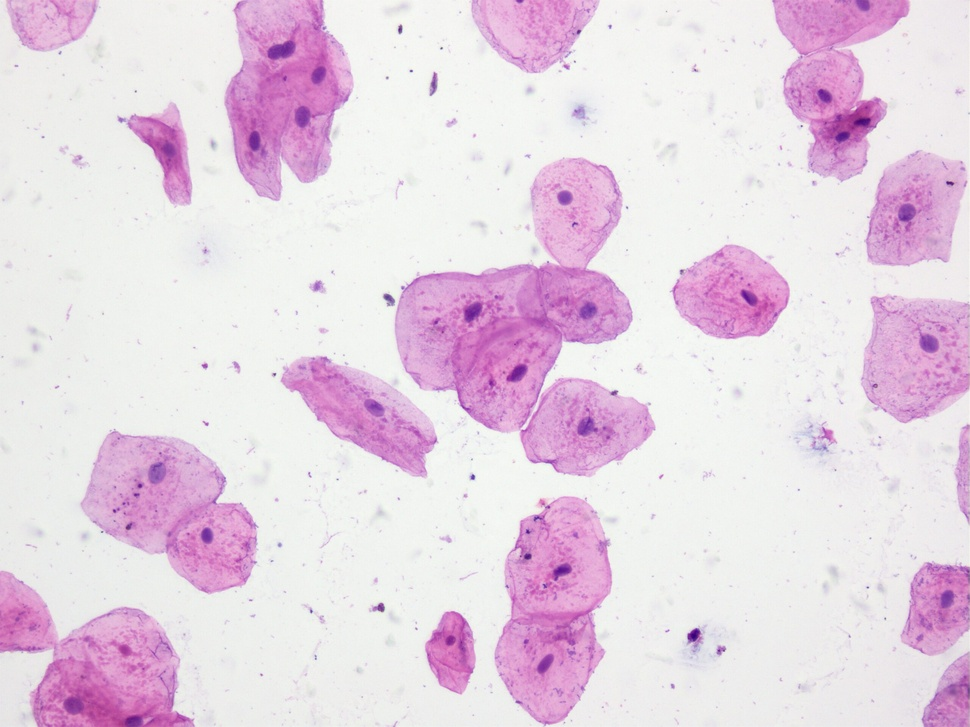
#> input picture Praktikum6/cell.jpg, 970 x 727 px, shrunk from 2560 x 1920 before the run, found by its file name
$ jupyter execute l7.ipynb
#> lines starting #> are read from the running program, lines starting #| are printed output that depends on the picture; after the words box and inside, x2 and y2 are one past the last pixel; in counts of white or black regions, pixels touching at a corner belong together
# Laboratory Day 7: Segmentation

## 1. Threshold-based Method
**Exercise 1.1 (10 points)**: Implement Otsu's method. Suggested steps:
- For gray values in range of [0, 255]. Compute L as the total number of possible gray values.
- Select $k=1, ..., L$, compute $\sigma_B^2(k)$, which is shown in the lecture
- Select the $k^*$ such that $\sigma_B^2(k^*)$ is a global maximum.

[cell 1]
#!pip install scikit-image
import numpy as np
import matplotlib.pyplot as plt
import cv2
from skimage.segmentation import slic, mark_boundaries

[cell 2]
def otsu_method(image:np.array)-> int:
  pixels = image.flatten()

  # calculating color posibilities and sum them up
  hist, bins = np.histogram(pixels, bins=256, range=[0,256])
  hist_norm = hist / hist.sum()
  total_pixels = pixels.size

  # calculating mean of intensity over the whole image
  total_mean = np.sum(np.arange(256) * hist_norm)

  # setting base
  max_sigma_b_squared = 0
  optimal_threshold = 0
  sum_background = 0
  count_background = 0

  for k in range(256):

    count_background += hist[k]
    sum_background += k * hist[k]

    if count_background == 0 or count_background == total_pixels:
      continue

    # weight background classes
    w_b = count_background / total_pixels
    # weight forderground pixels
    w_f = (total_pixels - count_background) / total_pixels
    # medium value background class
    mu_b = sum_background / count_background
    # medium intensity of forground
    mu_f = (total_mean * total_pixels - sum_background) / (total_pixels - count_background)
    # inter class varianz
    sigma_b_squared = w_b * w_f * ((mu_b - mu_f) ** 2)

    # caltculating optimal treshold for inter clases variance
    if sigma_b_squared > max_sigma_b_squared:
      max_sigma_b_squared = sigma_b_squared
      optimal_threshold = k
  return optimal_threshold

**Exercise 1.2 (5 points)**
- Apply the implemented Otsu's method to image "cell.jpg".
- Visualize the foreground and background after the separation.

[cell 3]
import cv2

# Load the image
image_path = '/content/cell.jpg'
image = cv2.imread(image_path, cv2.IMREAD_GRAYSCALE)
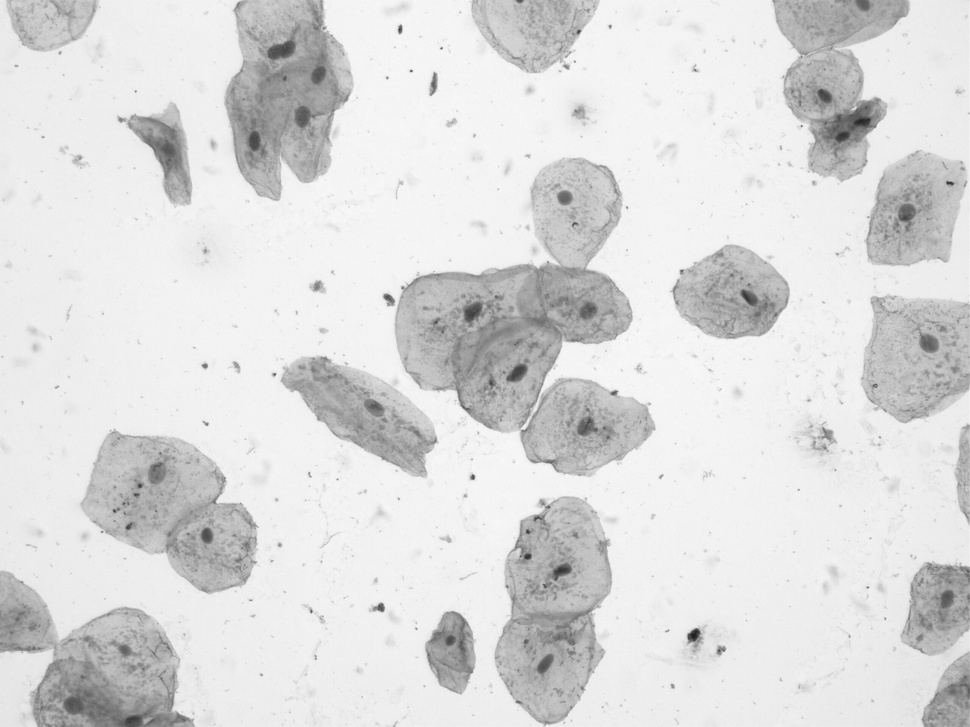
#> image: shape (727, 970); min 29, max 251, mean 220.1


# Apply Otsu's method
optimal_threshold = otsu_method(image)
#> in otsu_method, `hist, bins = np.histogram(pixels, bins=256, range=[0,256])`: hist = 256 values, max 49477 at index 243, min 0 at index 0, mean 2754.6; bins = 257 values from 0 to 256
#> in otsu_method, `hist_norm = hist / hist.sum()`: hist_norm = 256 values, max 0.0702 at index 243, min 0 at index 0, mean 0.00391
#> in otsu_method, `total_mean = np.sum(np.arange(256) * hist_norm)`: total_mean = 220.1
#> the loop in otsu_method, `for k in range(256): ` made 256 passes
#> (count_background, sum_background, w_b, w_f, mu_b, mu_f, sigma_b_squared, max_sigma_b_squared) on passes 30, 31, 32, 33, 35, 36, 37, 38, 39, 40, 41, 43: (1, 29, 1.42e-06, 1, 29, 220.1, 0.0518, 0.0518), (2, 59, 2.84e-06, 1, 29.5, 220.1, 0.103, 0.103), (5, 152, 7.09e-06, 1, 30.4, 220.1, 0.255, 0.255), (6, 184, 8.51e-06, 1, 30.67, 220.1, 0.305, 0.305), (9, 286, 1.28e-05, 1, 31.78, 220.1, 0.453, 0.453), (10, 321, 1.42e-05, 1, 32.1, 220.1, 0.501, 0.501), (12, 393, 1.7e-05, 1, 32.75, 220.1, 0.598, 0.598), (15, 504, 2.13e-05, 1, 33.6, 220.1, 0.74, 0.74), (18, 618, 2.55e-05, 1, 34.33, 220.1, 0.881, 0.881), (22, 774, 3.12e-05, 1, 35.18, 220.1, 1.07, 1.07), (28, 1014, 3.97e-05, 1, 36.21, 220.1, 1.34, 1.34), (30, 1098, 4.25e-05, 1, 36.6, 220.1, 1.43, 1.43)
#> (count_background, sum_background) on passes 1 to 6: (0, 0), (0, 0), (0, 0), (0, 0), (0, 0), (0, 0)
#> after the loop in otsu_method, `for k in range(256):`: count_background = 705190; max_sigma_b_squared = 907.1; optimal_threshold = 204; sum_background = 155238006
#> optimal_threshold = 204
print(f"Optimal threshold found by Otsu's method: {optimal_threshold}")
#| Optimal threshold found by Otsu's method: 204

# Create binary image
binary_image = (image > optimal_threshold).astype(np.uint8) * 255
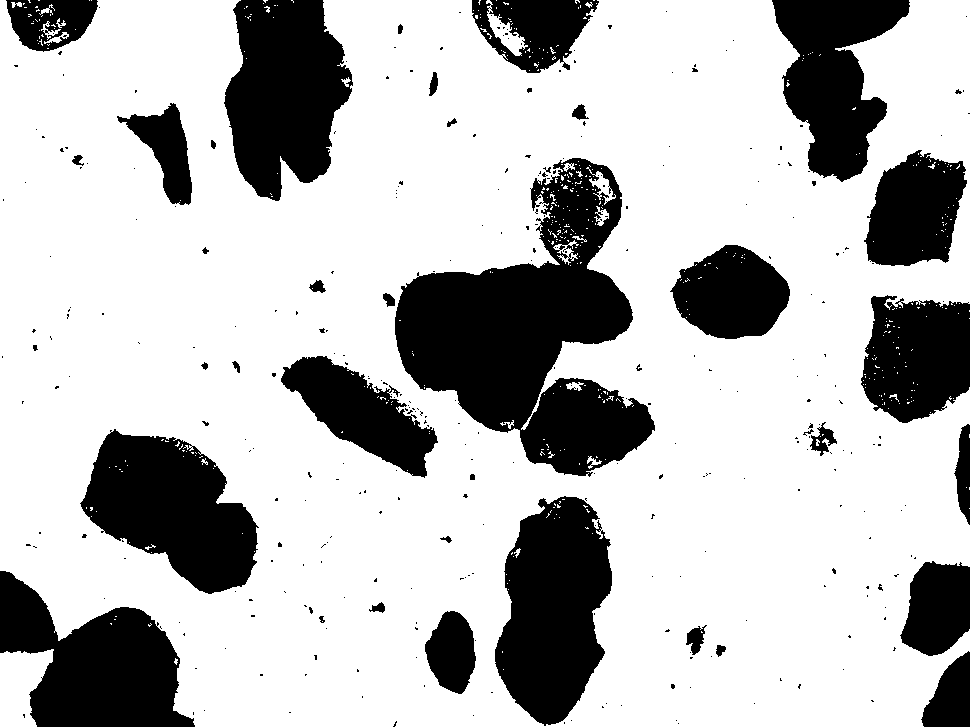
#> binary_image: shape (727, 970); 73.1% white; 343 black regions (302 under 20 px), largest, box (x1, y1, x2, y2) and area: (395, 158, 655, 477) 40239, (495, 496, 612, 726) 18914, (224, 0, 353, 201) 18338

# Visualize the results
plt.figure(figsize=(15, 5))

plt.subplot(1, 3, 1)
plt.imshow(image, cmap='gray')
plt.title('Original Image')
plt.axis('off')

plt.subplot(1, 3, 2)
plt.imshow(binary_image, cmap='gray')
plt.title(f'Thresholded Image (Threshold: {optimal_threshold})')
plt.axis('off')

plt.subplot(1, 3, 3)
# Display foreground (white) and background (black)
foreground = np.where(image > optimal_threshold, image, 0)
background = np.where(image <= optimal_threshold, image, 0)
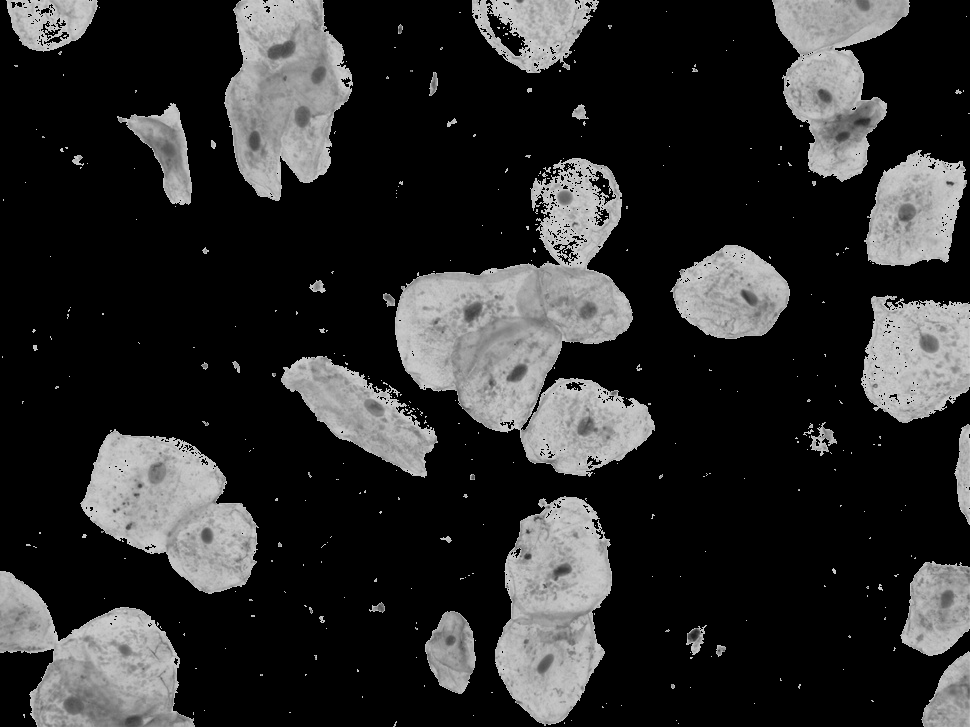
#> background: shape (727, 970); min 0, max 204, mean 45.9


plt.imshow(foreground, cmap='gray')
plt.title('Foreground (pixels > threshold)')
plt.axis('off')

plt.tight_layout()
plt.show()

# 2. K-Means Clustering

**Exercise 2.1 (10 points)**
Implement k-means algorithm by yourself. Denote $x \in \mathbb{R}^{N \times D}$ as a given data set, where $N$ is the total number of points and $D$ is the number of features. Denote $K$ as a given integer for $K$-means clustering, $K\geq 2$. Denote $\mu \in \mathbb{R}^{K \times D}$ as initial values of central points of each clusters.

Implement the function

     my_k_means(x: np.ndarray, K: int, mu: np.ndarray, maxIteration: int),

which return a np.ndarray with length $N$ containing the cluster index of each point.

K-Means algorithm takes the following steps:
- Step 1: Update clustering assignment of each data point
- Step 2: Update $\mu$
- Step 3: Go to step 1, if stop condition is not fulfilled

[cell 4]
def my_k_means(x: np.ndarray, K: int, mu: np.ndarray, maxIteration: int):
    N, D = x.shape
    # Ensure initial centroids have the correct shape (K, D)
    if mu.shape != (K, D):
        raise ValueError(f"Initial centroids mu must have shape ({K}, {D}), but got {mu.shape}")

    # Initialize cluster
    cluster_assignments = np.zeros(N, dtype=int)

    for iteration in range(maxIteration):

        new_cluster_assignments = np.zeros(N, dtype=int)
        for i in range(N):
            distances = np.linalg.norm(x[i] - mu, axis=1)
            new_cluster_assignments[i] = np.argmin(distances)

        # Check for convergence
        if np.array_equal(new_cluster_assignments, cluster_assignments):
            print(f"K-means converged after {iteration + 1} iterations.")
            break

        cluster_assignments = new_cluster_assignments

        # Update mu
        for k in range(K):
            points_in_cluster = x[cluster_assignments == k]
            if len(points_in_cluster) > 0:
                mu[k] = np.mean(points_in_cluster, axis=0)


    return cluster_assignments

**Exercise 2.2 (5 points)**
- Choose $K =2$,  $\mu_0 = [[100, 100, 100], [200, 200, 200]]$ as initial values. Apply the developed k-means algorithm to the image "single_cell.png" in RGB.

- Generate an image mask of the clustering results and visualize the results.

- Choose $K =2$,  $\mu_0 = [100, 200]$ as initial values. Apply the developed k-means algorithm to the image "single_cell.png" in gray scale.

- Generate an image mask of the clustering results and visualize the results.

[cell 5]
image_path_single_cell = 'single_cell.png'

# K Means RGB
print("Applying K-Means to RGB image")
rgb_image = cv2.imread(image_path_single_cell)
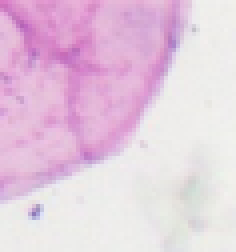
#> input picture Praktikum6/single_cell.png, 59 x 63 px, shrunk from 156 x 166 before the run (shown 4 times larger)
#> rgb_image is the input picture: shape (63, 59, 3); mean B, G, R 222.9, 202.8, 228.6


rgb_image = cv2.cvtColor(rgb_image, cv2.COLOR_BGR2RGB) # Convert BGR to RGB

h, w, c = rgb_image.shape
#> h = 63; w = 59; c = 3
data_rgb = rgb_image.reshape((h * w, c)).astype(np.float32) # Reshape for K-Means

K_rgb = 2
mu_rgb_initial = np.array([[100, 100, 100], [200, 200, 200]], dtype=np.float32)
maxIteration = 100

cluster_assignments_rgb = my_k_means(data_rgb, K_rgb, mu_rgb_initial, maxIteration)
#> after the loop in my_k_means, `for iteration in range(maxIteration):`: mu = [[221.4, 168.5, 212], [235.1, 233.6, 232.6]]
#> cluster_assignments_rgb = 3717 values, max 1 at index 47, min 0 at index 0, mean 0.527

# Reshape cluster assignments back to image dimensions
segmentation_mask_rgb = cluster_assignments_rgb.reshape(h, w)
#> segmentation_mask_rgb: shape (63, 59) int64; values 0 (black) and 1 (white), 52.7% white; 4 black regions (3 under 20 px), largest, box (x1, y1, x2, y2) and area: (0, 0, 48, 50) 1746

# Visualize RGB results
plt.figure(figsize=(15, 6))

plt.subplot(1, 3, 1)
plt.imshow(rgb_image)
plt.title('Original RGB Image')
plt.axis('off')

plt.subplot(1, 3, 2)
plt.imshow(segmentation_mask_rgb, cmap='gray')
plt.title(f'RGB K-Means Clusters (K={K_rgb})')
plt.axis('off')

# Create segmented images based on clusters
segmented_image_rgb_0 = np.zeros_like(rgb_image)
segmented_image_rgb_1 = np.zeros_like(rgb_image)

segmented_image_rgb_0[segmentation_mask_rgb == 0] = rgb_image[segmentation_mask_rgb == 0]
segmented_image_rgb_1[segmentation_mask_rgb == 1] = rgb_image[segmentation_mask_rgb == 1]

plt.subplot(1, 3, 3)
# Display one of the segments
plt.imshow(segmented_image_rgb_1)
plt.title('RGB K-Means Segment')
plt.axis('off')

plt.tight_layout()
plt.show()

[cell 6]
# K-Means on Grayscale image
print("\nApplying K-Means to Grayscale image...")
gray_image = cv2.imread(image_path_single_cell, cv2.IMREAD_GRAYSCALE)
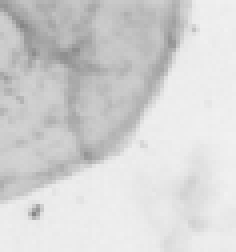
#> gray_image: shape (63, 59) (shown 4 times larger); min 133, max 241, mean 212.3


h, w = gray_image.shape
data_gray = gray_image.reshape((h * w, 1)).astype(np.float32) # Reshape for K-Means (1 feature per pixel)
#> data_gray = 3717 values, max 241 at index 469, min 133 at index 359, mean 212.3

K_gray = 2
mu_gray_initial = np.array([[100], [200]], dtype=np.float32)
maxIteration = 100

cluster_assignments_gray = my_k_means(data_gray, K_gray, mu_gray_initial, maxIteration)
#> cluster_assignments_gray = 3717 values, max 1 at index 48, min 0 at index 0, mean 0.523

# Reshape cluster assignments back to image dimensions
segmentation_mask_gray = cluster_assignments_gray.reshape(h, w)
#> segmentation_mask_gray: shape (63, 59) int64; values 0 (black) and 1 (white), 52.3% white; 6 black regions (5 under 20 px), largest, box (x1, y1, x2, y2) and area: (0, 0, 48, 51) 1752

# Visualize Grayscale results
plt.figure(figsize=(15, 6))

plt.subplot(1, 3, 1)
plt.imshow(gray_image, cmap='gray')
plt.title('Original Grayscale Image')
plt.axis('off')

plt.subplot(1, 3, 2)
plt.imshow(segmentation_mask_gray, cmap='gray')
plt.title(f'Grayscale K-Means Clusters (K={K_gray})')
plt.axis('off')

# Create segmented images based on clusters
segmented_image_gray_0 = np.zeros_like(gray_image)
segmented_image_gray_1 = np.zeros_like(gray_image)

segmented_image_gray_0[segmentation_mask_gray == 0] = gray_image[segmentation_mask_gray == 0]
segmented_image_gray_1[segmentation_mask_gray == 1] = gray_image[segmentation_mask_gray == 1]

plt.subplot(1, 3, 3)
# Display one of the segments
plt.imshow(segmented_image_gray_1, cmap='gray')
plt.title('Grayscale K-Means Segment')
plt.axis('off')

plt.tight_layout()
plt.show()

# 3. Superpixel-based Method
**Exercise 3.1 (10 points)**
- Apply skiimage.segmentation.slic() to RGB image "single_cell.png". Visualize the generated superpixels by calling skiimage.segmentation.mark_boundaries().

- Apply the developed K-means clustering algorithm to clustering the generated superpixels for $K=2$ (background and foreground). Suggested approach: consider that we have in total $N$ superpixels. For each superpixel $i$, $i\in\{1, ..., N\}$, denote $f_i=(R_i, G_i, B_i, x_i, y_i)^T \in \mathbb{R}^5$ as its feature array. $R_i$, $G_i$, $B_i$ refer to the average value of each channel for all pixels inside the superpixel $i$. $x_i, y_i$ refer to the central point of the superpixel $i$. Apply K-means clustering to cluster $f_1$, ..., $f_N$.

- Visualize the clustering results of superpixels, i.e. show the background and foreground respectively.

Note that one may need to start K-means algorithm for multiple times from different initial points in order to avoid local optimality.

[cell 7]
# Load the image
image_path_single_cell = '/content/single_cell.png'
rgb_image = cv2.imread(image_path_single_cell)


rgb_image = cv2.cvtColor(rgb_image, cv2.COLOR_BGR2RGB) # Convert BGR to RGB


#  Apply SLIC to generate superpixels
print("Generating superpixels with SLIC")
# n_segments: approximate number of superpixels
# compactness: balances color proximity and space proximity. Higher values give more compact, more square superpixels.
# sigma: width of Gaussian smoothing kernel for pre-processing.
segments = slic(rgb_image, n_segments=100, compactness=10, sigma=1, start_label=0)
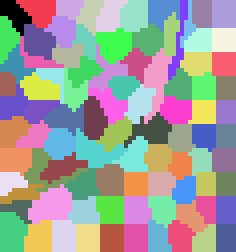
#> segments: shape (63, 59) int64 (shown 4 times larger); 91 distinct labels, from 0 to 90; one colour per label, 0 black
num_superpixels = segments.max() + 1
#> num_superpixels = 91
print(f"Generated {num_superpixels} superpixels.")
#| Generated 91 superpixels.

# Visualize the generated superpixels
plt.figure(figsize=(10, 5))
plt.subplot(1, 2, 1)
plt.imshow(rgb_image)
plt.title('Original RGB Image')
plt.axis('off')

plt.subplot(1, 2, 2)
# Mark boundaries of the superpixels
plt.imshow(mark_boundaries(rgb_image, segments))
plt.title('SLIC Superpixels')
plt.axis('off')
plt.tight_layout()
plt.show()
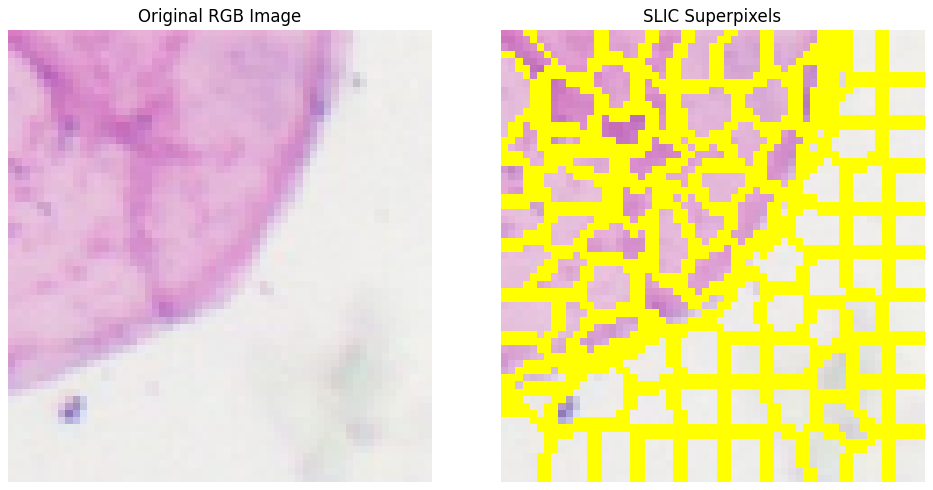
#> figure drawn by matplotlib, 2 panels


#  Extract features for each superpixel
# Features: (R_mean, G_mean, B_mean, x_centroid, y_centroid)
features_superpixels = []
for i in range(num_superpixels):
    mask = (segments == i)

    # Get pixels belonging to the current superpixel
    pixels_in_superpixel = rgb_image[mask]

    # Calculate mean RGB values
    mean_rgb = np.mean(pixels_in_superpixel, axis=0)

    # Calculate centroid coordinates
    coords = np.argwhere(mask)
    y_coords, x_coords = coords[:, 0], coords[:, 1]
    centroid_x = np.mean(x_coords)
    centroid_y = np.mean(y_coords)

    # Combine features
    features_superpixels.append(np.concatenate((mean_rgb, [centroid_x, centroid_y])))
#> this loop made 91 passes
#> (mean_rgb, centroid_x, centroid_y) on passes 1 to 12: ([210.4, 134.4, 199.2], 3.33, 3.26), ([222.5, 154.4, 206.6], 9.4, 2.32), ([226.1, 165.8, 211.8], 16.82, 1.61), ([223.4, 156.4, 208.6], 22.06, 3.19), ([226.4, 180.1, 215.5], 27, 3.52), ([218.2, 169.8, 212.2], 33.12, 3.48), ([219, 169.8, 212.3], 40.11, 2.45), ([223.7, 204.3, 226.3], 44.26, 9.8), ([224.2, 210.8, 225.1], 46.53, 6), ([238, 236.3, 235.7], 50.06, 2.91), ([239.2, 238.2, 235.2], 55.5, 3), ([200, 146.9, 202.5], 42.24, 8.24)
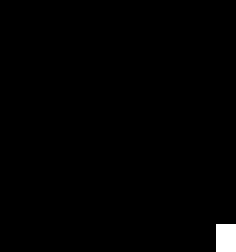
#> mask: shape (63, 59) bool (shown 4 times larger); 0.94% white; 1 white region, box (x1, y1, x2, y2) and area: (54, 56, 59, 63) 35

data_superpixels = np.array(features_superpixels, dtype=np.float32)
print(f"Extracted features for {data_superpixels.shape[0]} superpixels, each with {data_superpixels.shape[1]} features.")
#| Extracted features for 91 superpixels, each with 5 features.


# Apply K-Means clustering to superpixel features
K_superpixels = 2
maxIteration = 100

# Initial centroids for 5D features.
np.random.seed(42)
initial_indices = np.random.choice(num_superpixels, K_superpixels, replace=False)
mu_superpixels_initial = data_superpixels[initial_indices].copy()

print(f"Applying K-Means to superpixel features with K={K_superpixels}...")
cluster_assignments_superpixels = my_k_means(data_superpixels, K_superpixels, mu_superpixels_initial, maxIteration)


#Visualize the clustering results of superpixels
segmented_superpixel_image_0 = np.zeros_like(rgb_image, dtype=np.uint8)
#> segmented_superpixel_image_0: shape (63, 59, 3); every value is 0
segmented_superpixel_image_1 = np.zeros_like(rgb_image, dtype=np.uint8)

for i in range(num_superpixels):
    mask = (segments == i)
    if cluster_assignments_superpixels[i] == 0:
        segmented_superpixel_image_0[mask] = rgb_image[mask]
    else:
        segmented_superpixel_image_1[mask] = rgb_image[mask]
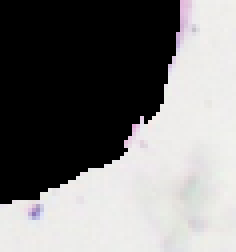
#> segmented_superpixel_image_0: shape (63, 59, 3) (shown 4 times larger); mean R, G, B 122, 121.1, 120.7
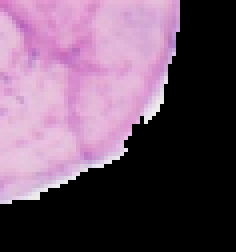
#> segmented_superpixel_image_1: shape (63, 59, 3) (shown 4 times larger); mean R, G, B 106.6, 81.7, 102.2

plt.figure(figsize=(15, 5))

plt.subplot(1, 3, 1)
plt.imshow(rgb_image)
plt.title('Original RGB Image')
plt.axis('off')

plt.subplot(1, 3, 2)
plt.imshow(segmented_superpixel_image_0)
plt.title('Superpixel K-Means Cluster 0')
plt.axis('off')

plt.subplot(1, 3, 3)
plt.imshow(segmented_superpixel_image_1)
plt.title('Superpixel K-Means Cluster 1')
plt.axis('off')

plt.tight_layout()
plt.show()
